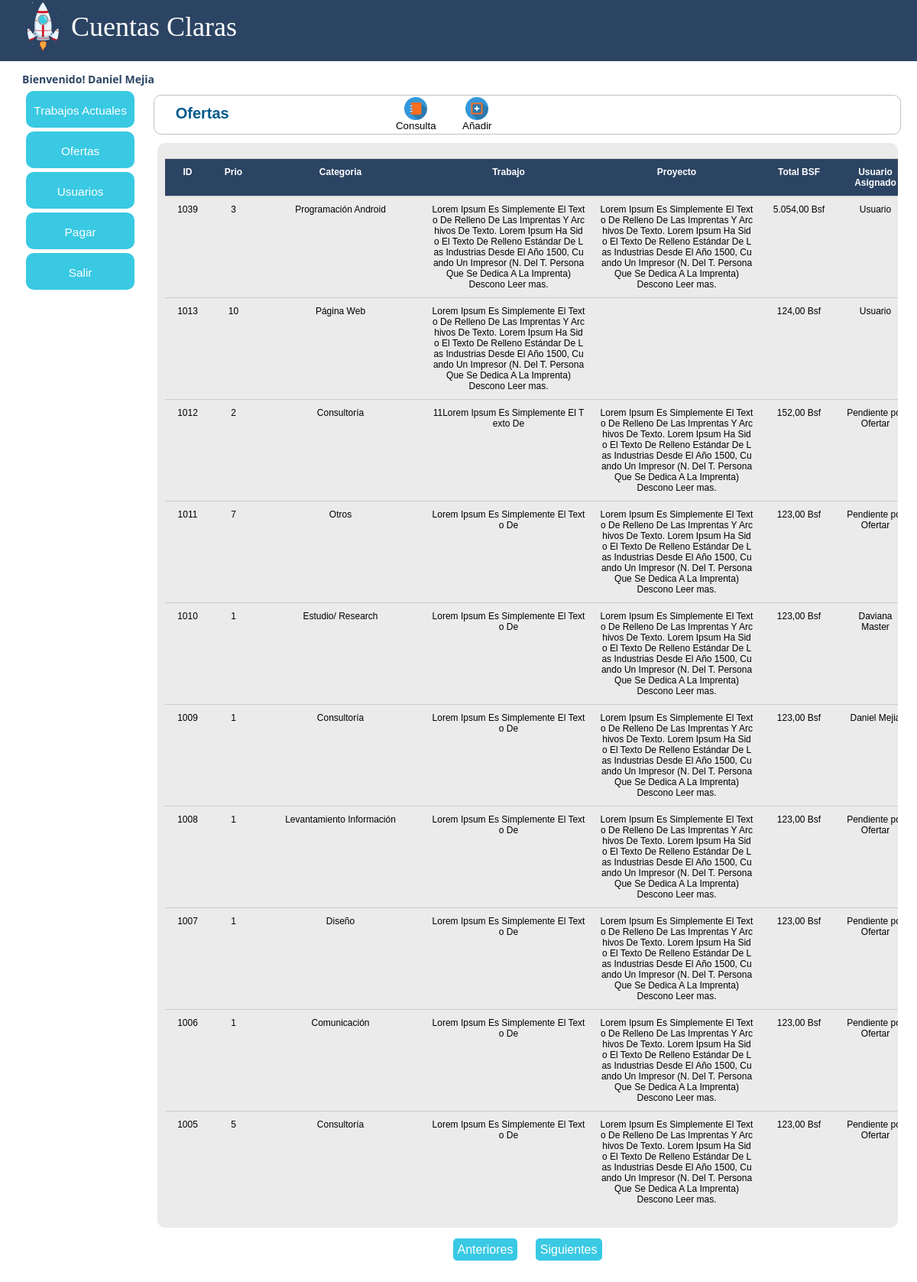
Page /ofertas/vofertas_actuales.php (signed in) on the earlier database version.
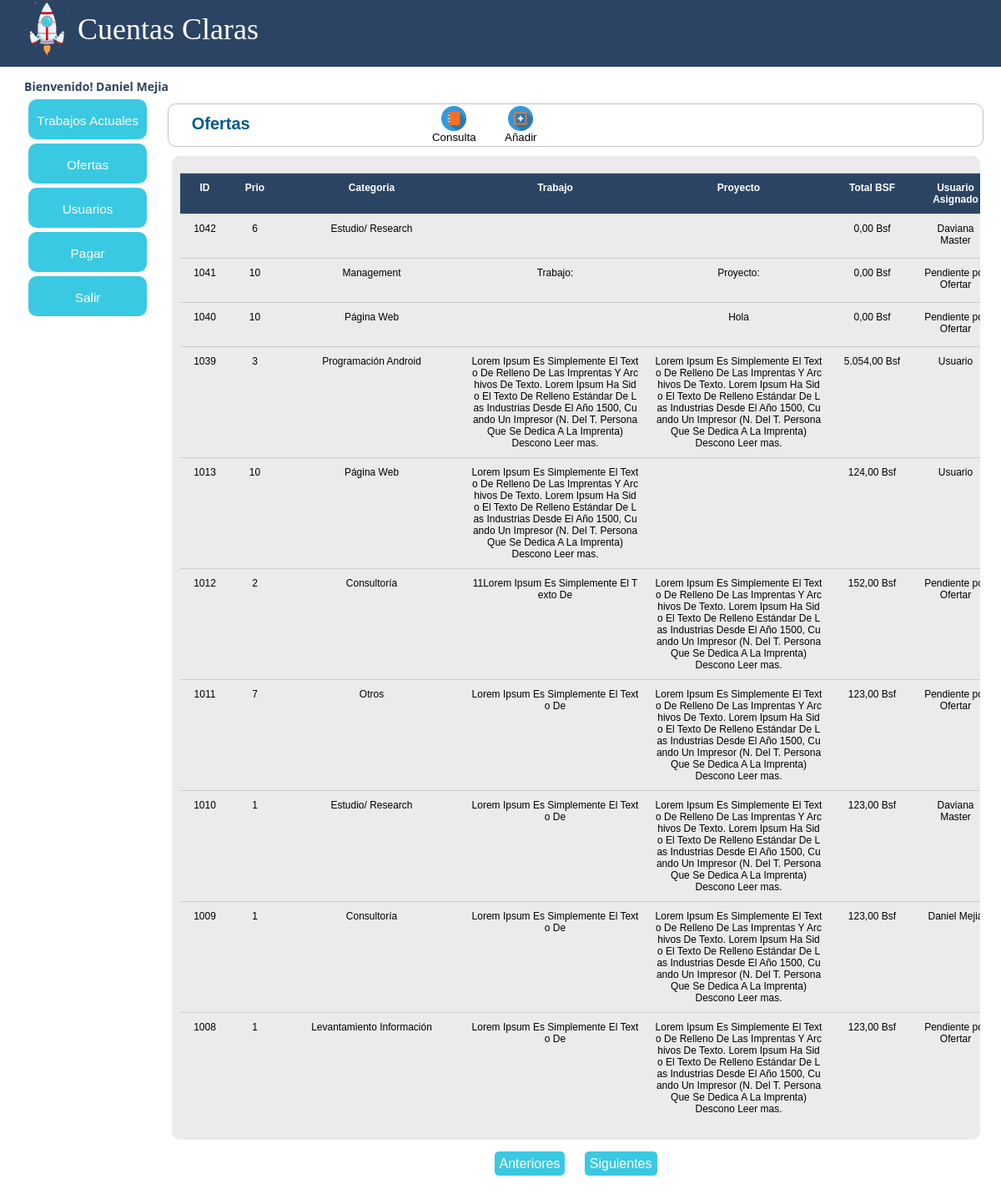
Same page on the later database version.
### tables this page shows
CREATE TABLE IF NOT EXISTS `tb_trabajos_actuales` (
`id_trab` int(11) NOT NULL,
  `fkid_prio` int(11) NOT NULL,
  `fkid_requ` varchar(500) NOT NULL DEFAULT '',
  `proy_trab` varchar(250) NOT NULL,
  `trab_trab` varchar(1000) NOT NULL,
  `form_trab` varchar(20) NOT NULL,
  `moda_trab` varchar(20) NOT NULL,
  `obse_trab` varchar(500) NOT NULL,
  `cant_trab` int(10) NOT NULL,
  `mont_bsf_trab` int(10) NOT NULL,
  `tota_vef_trab` int(10) NOT NULL DEFAULT '0',
  `tiem_esti_trab` varchar(250) NOT NULL,
  `id_usuario` int(11) NOT NULL,
  `fkid_status` int(10) DEFAULT '2'
);

CREATE TABLE IF NOT EXISTS `tb_requerimientos` (
`id_requ` int(11) NOT NULL,
  `desc_requ` varchar(250) NOT NULL
);

CREATE TABLE IF NOT EXISTS `tb_usuarios` (
`id_usuario` int(11) NOT NULL,
  `nomb_usuario` varchar(250) NOT NULL,
  `apel_usuario` varchar(250) NOT NULL,
  `cedu_usuario` varchar(20) NOT NULL,
  `corr_usuario` varchar(100) NOT NULL,
  `tele_usuario` varchar(20) NOT NULL,
  `tele_opci_usuario` varchar(20) NOT NULL,
  `pass_usuario` varchar(250) NOT NULL,
  `id_rol` int(10) NOT NULL
);

### include/menu.php (called while the page is built, shortened)
<?php
$rol = $_SESSION["rol"];
?>

### class/class.php (called while the page is built, shortened)
<?php
class Conectar
{
	public static function conecta()
	{
		$con = mysql_connect("localhost","root","");
		return $con;
		}
	}
class TrabajosActuales
{
	private $datos,$datos2,$datos3,$datos4, $usuarios, $requ, $requ2, $prio1, $prio2, $suma,$asigna,$asigna1,$asigna2,$restapago;
	public function __construct()
	{
		$this->datos=array();
	}
	public function paginadoOfertas($inicio)
	{
		$sql = "select * from tb_trabajos_actuales where id_trab not in(select fkid_trab from tb_asignacion_trabajos_actuales) order by id_trab desc limit $inicio, 10";
		$res = mysql_query($sql, Conectar::conecta());
		while($reg = mysql_fetch_assoc($res))
		{
			$this->datos[] = $reg;
			}
			return $this->datos;
		}
		public function listarOfertas()
		{
			$sql = "select * from tb_trabajos_actuales where id_trab not in(select fkid_trab from tb_asignacion_trabajos_actuales)";
			$res = mysql_query($sql,Conectar::conecta());
			while($reg = mysql_fetch_assoc($res))
			{
				$this->datos[] = $reg;
				}
			return $this->datos;
			}
	}

### ofertas/vofertas_actuales.php (the view, shortened to what the changed rows need)
<?php include("start.php");
	  include("../class/class.php");
	  $oferta =  new TrabajosActuales();
?>
<!DOCTYPE html PUBLIC "-//W3C//DTD XHTML 1.0 Transitional//EN" "http://www.w3.org/TR/xhtml1/DTD/xhtml1-transitional.dtd">
<html xmlns="http://www.w3.org/1999/xhtml">
<head>
<link rel="stylesheet" href="../css/style.css"/>
<link href="../css/style_menu.css" rel="stylesheet" type="text/css" />
</head>
<body class="dt-example" <?php ?>>
<div id="pantalla">
    <div id="conten">
        <div id="top">
        <div id="fila_columna">
            <div id="columna1"><?php include("../include/menu.php")?></div>
            <div id="columna2">
    <center>
    <div id="cuerpo_general">
    	<div id="tilulos">
                <h2 style="padding-top:12px;">Ofertas</h2>
        </div>
    	<div id="contenedor-cliente">
                <div id="sub-contenedor-cliente">
                <form name="form_ofer_actu" id="form_ofer_actu" action="registro_cliente.php" method="post">
                 <?php
				 if($rol ==1)
				 {
				 if(isset($_GET["posicion"]))
				 {
					 $inicio = $_GET["posicion"];
					 }
				 		else
						 {
							 $inicio=0;
							 }
				 $paginacion = $oferta->paginadoOfertas($inicio);
				 $row = $oferta->listarOfertas();
				 for($i=0; $i<sizeof($paginacion); $i++)
                  {
                    ?>
                        <div class="fila tabla filaContenido">
                        <a href="javascript:void(0);" onclick="window.location='modificar_ofertas.php?codi_trab=<?php echo $row[$i]["id_trab"]?>'">
                        <div class="columna tabla corto contenido" ><?php echo $row[$i]["id_trab"] ?></div>
                        <div class="columna tabla corto contenido" ><?php echo substr(ucwords($row[$i]["fkid_prio"]),0,20);?></div>
                         <?php
						if ($row[$i]["fkid_requ"] !=0)
						{
							$requerimiento = $row[$i]["fkid_requ"];
							$respuesta=mysql_query("select * from tb_requerimientos where id_requ = $requerimiento");
							while($sel =mysql_fetch_array($respuesta))
							{
							?>
								<div class="columna tabla largo contenido" ><?php echo $sel["desc_requ"];?></div>
							<?php
							}
						}
						else
						{
							?>
								<div class="columna tabla largo contenido" >Por asignar Categoria</div>
							<?php
							}
						?>
                        <div class="columna tabla largo contenido" ><?php if (strlen($row[$i]["trab_trab"]) >= 250){echo  substr(wordwrap(ucwords($row[$i]["trab_trab"]), 250, "<br>",1),0,250)." <span class='leerMas'>Leer mas.</span>";}else{echo  substr(wordwrap(ucwords($row[$i]["trab_trab"]), 250, "<br>",1),0,250);}?></div>
                        <div class="columna tabla largo contenido" ><?php if (strlen($row[$i]["proy_trab"]) >= 250){echo  substr(wordwrap(ucwords($row[$i]["proy_trab"]), 250, "<br>",1),0,250)." <span class='leerMas'>Leer mas.</span>";}else{echo  substr(wordwrap(ucwords($row[$i]["proy_trab"]), 250, "<br>",1),0,250);}?></div>
                        <div class="columna tabla medio contenido"><?php echo number_format($row[$i]["tota_vef_trab"], 2, ',', '.')." Bsf"?></div>
						<?php
						if ($row[$i]["id_usuario"] !=0)
							{
								$id_usuario = $row[$i]["id_usuario"];
								$respuesta=mysql_query("select * from tb_usuarios where id_usuario = $id_usuario");
								while($sel =mysql_fetch_array($respuesta))
								{
								?>
								<div class="columna tabla medio contenido" ><?php echo $sel["nomb_usuario"].' '.$sel["apel_usuario"];?></div>
								<?php
								}
							}
							else
							{
								?>
								<div class="columna tabla medio contenido" >Pendiente por Ofertar</div>
								<?php
								}
						?>
                        </a>
                        </div>
                   <?php
                    }
					 }
                    ?>
                </form>
                    </div>
        	</div>
       </div>
            </div>
        </div>
    </div>
</div>
</body>
</html>

Differences in the rows shown:
no longer on this page (row unchanged): tb_trabajos_actuales: id_trab "1007", fkid_prio "1", trab_trab "Lorem Ipsum Es Simplemente El Texto De", proy_trab "Lorem Ipsum Es Simplemente El Texto De Relleno De Las Imprentas Y Archivos De Texto. Lorem Ipsum Ha Sido El Texto De Relleno Estándar De Las Industrias Desde El Año 1500, Cuando Un Impresor (N. Del T. Persona Que Se Dedica A La Imprenta) Descono", tota_vef_trab "123,00", shows "Pendiente"
no longer on this page (row unchanged): tb_requerimientos: desc_requ "Diseño", shown under "1007"
no longer on this page (row unchanged): tb_trabajos_actuales: id_trab "1006", fkid_prio "1", trab_trab "Lorem Ipsum Es Simplemente El Texto De", proy_trab "Lorem Ipsum Es Simplemente El Texto De Relleno De Las Imprentas Y Archivos De Texto. Lorem Ipsum Ha Sido El Texto De Relleno Estándar De Las Industrias Desde El Año 1500, Cuando Un Impresor (N. Del T. Persona Que Se Dedica A La Imprenta) Descono", tota_vef_trab "123,00", shows "Pendiente"
no longer on this page (row unchanged): tb_requerimientos: desc_requ "Comunicación", shown under "1006"
no longer on this page (row unchanged): tb_trabajos_actuales: id_trab "1005", fkid_prio "5", trab_trab "Lorem Ipsum Es Simplemente El Texto De", proy_trab "Lorem Ipsum Es Simplemente El Texto De Relleno De Las Imprentas Y Archivos De Texto. Lorem Ipsum Ha Sido El Texto De Relleno Estándar De Las Industrias Desde El Año 1500, Cuando Un Impresor (N. Del T. Persona Que Se Dedica A La Imprenta) Descono", tota_vef_trab "123,00", shows "Pendiente", tb_requerimientos (desc_requ "Consultoría")
added tb_trabajos_actuales: id_trab "1042", fkid_prio "6", tota_vef_trab "0,00", tb_requerimientos (desc_requ "Estudio/ Research"), tb_usuarios (nomb_usuario "Daviana", apel_usuario "Master")
added tb_trabajos_actuales: id_trab "1041", fkid_prio "10", trab_trab "Trabajo:", proy_trab "Proyecto:", tota_vef_trab "0,00", shows "Pendiente"
now on this page (row unchanged): tb_requerimientos: desc_requ "Management", shown under "1041"
added tb_trabajos_actuales: id_trab "1040", fkid_prio "10", proy_trab "Hola", tota_vef_trab "0,00", shows "Pendiente", tb_requerimientos (desc_requ "Página Web")
